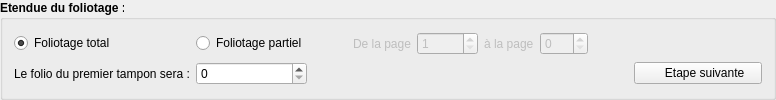
         <widget class="QGroupBox" name="Folioter_Group_Etendue">
          <property name="font">
           <font>
            <bold>true</bold>
           </font>
          </property>
          <property name="statusTip">
           <string>Vous devez choisir si la procédure est foliotée en totalité ou partiellement, vous allez aussi définir le premier numéro apparaissant sur le premier tampon</string>
          </property>
          <property name="title">
           <string>Etendue du foliotage :</string>
          </property>
          <layout class="QGridLayout" name="gridLayout_6">
           <item row="1" column="9">
            <widget class="QPushButton" name="Folioter_Btn_EtapeSuivante3">
             <property name="enabled">
              <bool>true</bool>
             </property>
             <property name="sizePolicy">
              <sizepolicy hsizetype="Maximum" vsizetype="Fixed">
               <horstretch>128</horstretch>
               <verstretch>0</verstretch>
              </sizepolicy>
             </property>
             <property name="minimumSize">
              <size>
               <width>128</width>
               <height>0</height>
              </size>
             </property>
             <property name="font">
              <font>
               <bold>false</bold>
              </font>
             </property>
             <property name="statusTip">
              <string>Passer à l'étape suivante du foliotage</string>
             </property>
             <property name="text">
              <string>    Etape suivante</string>
             </property>
             <property name="icon">
              <iconset resource="Resource.qrc">
               <normaloff>:/Next24</normaloff>:/Next24</iconset>
             </property>
             <property name="iconSize">
              <size>
               <width>24</width>
               <height>24</height>
              </size>
             </property>
            </widget>
           </item>
           <item row="0" column="6">
            <widget class="QLabel" name="label_7">
             <property name="enabled">
              <bool>false</bool>
             </property>
             <property name="font">
              <font>
               <bold>false</bold>
              </font>
             </property>
             <property name="text">
              <string>à la page</string>
             </property>
            </widget>
           </item>
           <item row="0" column="5">
            <widget class="QSpinBox" name="Folioter_Spin_Partiel_Debut">
             <property name="enabled">
              <bool>false</bool>
             </property>
             <property name="minimumSize">
              <size>
               <width>48</width>
               <height>0</height>
              </size>
             </property>
             <property name="font">
              <font>
               <bold>false</bold>
              </font>
             </property>
             <property name="minimum">
              <number>1</number>
             </property>
             <property name="maximum">
              <number>99999</number>
             </property>
            </widget>
           </item>
           <item row="0" column="4">
            <widget class="QLabel" name="label_6">
             <property name="enabled">
              <bool>false</bool>
             </property>
             <property name="font">
              <font>
               <bold>false</bold>
              </font>
             </property>
             <property name="text">
              <string>De la page</string>
             </property>
            </widget>
           </item>
           <item row="0" column="1">
            <widget class="QRadioButton" name="Folioter_Radio_FolioTotal">
             <property name="font">
              <font>
               <bold>false</bold>
              </font>
             </property>
             <property name="statusTip">
              <string>La procédure sera foliotée en totalité</string>
             </property>
             <property name="text">
              <string>Foliotage total</string>
             </property>
             <property name="checked">
              <bool>true</bool>
             </property>
            </widget>
           </item>
           <item row="1" column="2">
            <widget class="QSpinBox" name="Folioter_Spin_PremierePage">
             <property name="font">
              <font>
               <bold>false</bold>
              </font>
             </property>
            </widget>
           </item>
           <item row="1" column="1">
            <widget class="QLabel" name="label_5">
             <property name="font">
              <font>
               <bold>false</bold>
              </font>
             </property>
             <property name="text">
              <string>Le folio du premier tampon sera :</string>
             </property>
            </widget>
           </item>
           <item row="0" column="7">
            <widget class="QSpinBox" name="Folioter_Spin_Partiel_Fin">
             <property name="enabled">
              <bool>false</bool>
             </property>
             <property name="minimumSize">
              <size>
               <width>48</width>
               <height>0</height>
              </size>
             </property>
             <property name="font">
              <font>
               <bold>false</bold>
              </font>
             </property>
            </widget>
           </item>
           <item row="0" column="2">
            <widget class="QRadioButton" name="Folioter_Radio_FolioPartiel">
             <property name="font">
              <font>
               <bold>false</bold>
              </font>
             </property>
             <property name="statusTip">
              <string>La procédure sera foliotée partiellement</string>
             </property>
             <property name="text">
              <string>Foliotage partiel</string>
             </property>
            </widget>
           </item>
           <item row="1" column="8">
            <spacer name="horizontalSpacer_2">
             <property name="orientation">
              <enum>Qt::Horizontal</enum>
             </property>
             <property name="sizeHint" stdset="0">
              <size>
               <width>40</width>
               <height>20</height>
              </size>
             </property>
            </spacer>
           </item>
           <item row="0" column="3">
            <spacer name="horizontalSpacer_3">
             <property name="orientation">
              <enum>Qt::Horizontal</enum>
             </property>
             <property name="sizeType">
              <enum>QSizePolicy::Fixed</enum>
             </property>
             <property name="sizeHint" stdset="0">
              <size>
               <width>40</width>
               <height>20</height>
              </size>
             </property>
            </spacer>
           </item>
          </layout>
         </widget>
